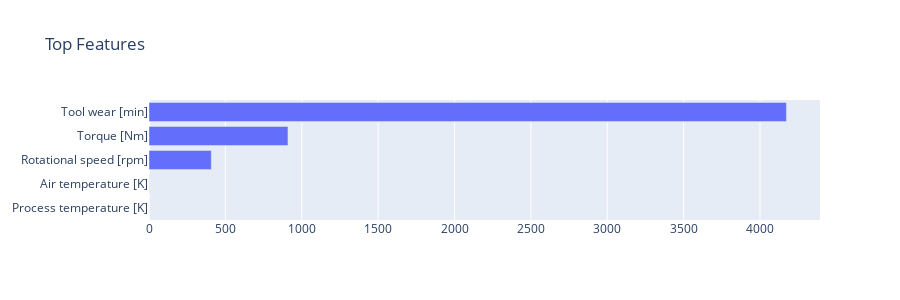

Source (notebook cell):
### Markdown cell above
Perform a statistical univariate test to determine the best features. Product type L dominates this strongly.

### Code cell
# Feature Selection
from sklearn.feature_selection import SelectKBest, chi2

best_features = SelectKBest(score_func=chi2,k='all')

X = df.iloc[:,:-1]
y = df.iloc[:,-1]
fit = best_features.fit(X,y)

df_scores=pd.DataFrame(fit.scores_)
df_col=pd.DataFrame(X.columns)

feature_score=pd.concat([df_col,df_scores],axis=1)
feature_score.columns=['feature','score']
feature_score.sort_values(by=['score'],ascending=True,inplace=True)

fig = go.Figure(go.Bar(
            x=feature_score['score'][0:21],
            y=feature_score['feature'][0:21],
            orientation='h'))

fig.update_layout(title="Top Features",
                  height=300,
                  showlegend=False,
                 )

fig.show()

### Figure 1 — Plotly figure (JSON) as saved in the notebook; plotly's stock layout.template omitted (floating-point values rounded to 4 significant figures)
{"data": [{"orientation": "h", "type": "bar", "x": [0.09175, 0.9089, 407.8, 909.6, 4173.0], "y": ["Process temperature [K]", "Air temperature [K]", "Rotational speed [rpm]", "Torque [Nm]", "Tool wear [min]"]}], "layout": {"height": 300, "showlegend": false, "title": {"text": "Top Features"}}}
